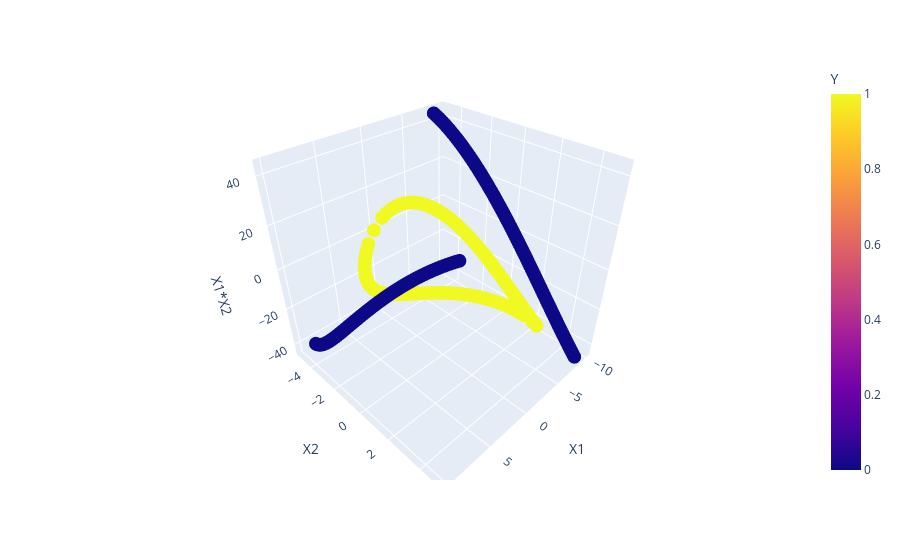

This figure's notebook cell:
### Code cell
import plotly.express as px

fig = px.scatter_3d(df,x='X1',y='X2',z = 'X1*X2',color = 'Y')

fig.show()

### Figure 1 — Plotly figure (JSON) as saved in the notebook; plotly's stock layout.template omitted (floating-point values rounded to 4 significant figures; data arrays with more than 128 entries replaced by an {"elided": "..."} marker saying what was removed)
{"data": [{"hovertemplate": "X1=%{x}<br>X2=%{y}<br>X1*X2=%{z}<br>Y=%{marker.color}<extra></extra>", "legendgroup": "", "marker": {"color": {"elided": "400 int values"}, "coloraxis": "coloraxis", "symbol": "circle"}, "mode": "markers", "name": "", "scene": "scene", "showlegend": false, "type": "scatter3d", "x": {"elided": "400 float values"}, "y": {"elided": "400 float values"}, "z": {"elided": "400 float values"}}], "layout": {"coloraxis": {"colorbar": {"title": {"text": "Y"}}, "colorscale": [[0, "#0d0887"], [0.1111, "#46039f"], [0.2222, "#7201a8"], [0.3333, "#9c179e"], [0.4444, "#bd3786"], [0.5556, "#d8576b"], [0.6667, "#ed7953"], [0.7778, "#fb9f3a"], [0.8889, "#fdca26"], [1, "#f0f921"]]}, "legend": {"tracegroupgap": 0}, "margin": {"t": 60}, "scene": {"domain": {"x": [0, 1], "y": [0, 1]}, "xaxis": {"title": {"text": "X1"}}, "yaxis": {"title": {"text": "X2"}}, "zaxis": {"title": {"text": "X1*X2"}}}}}
